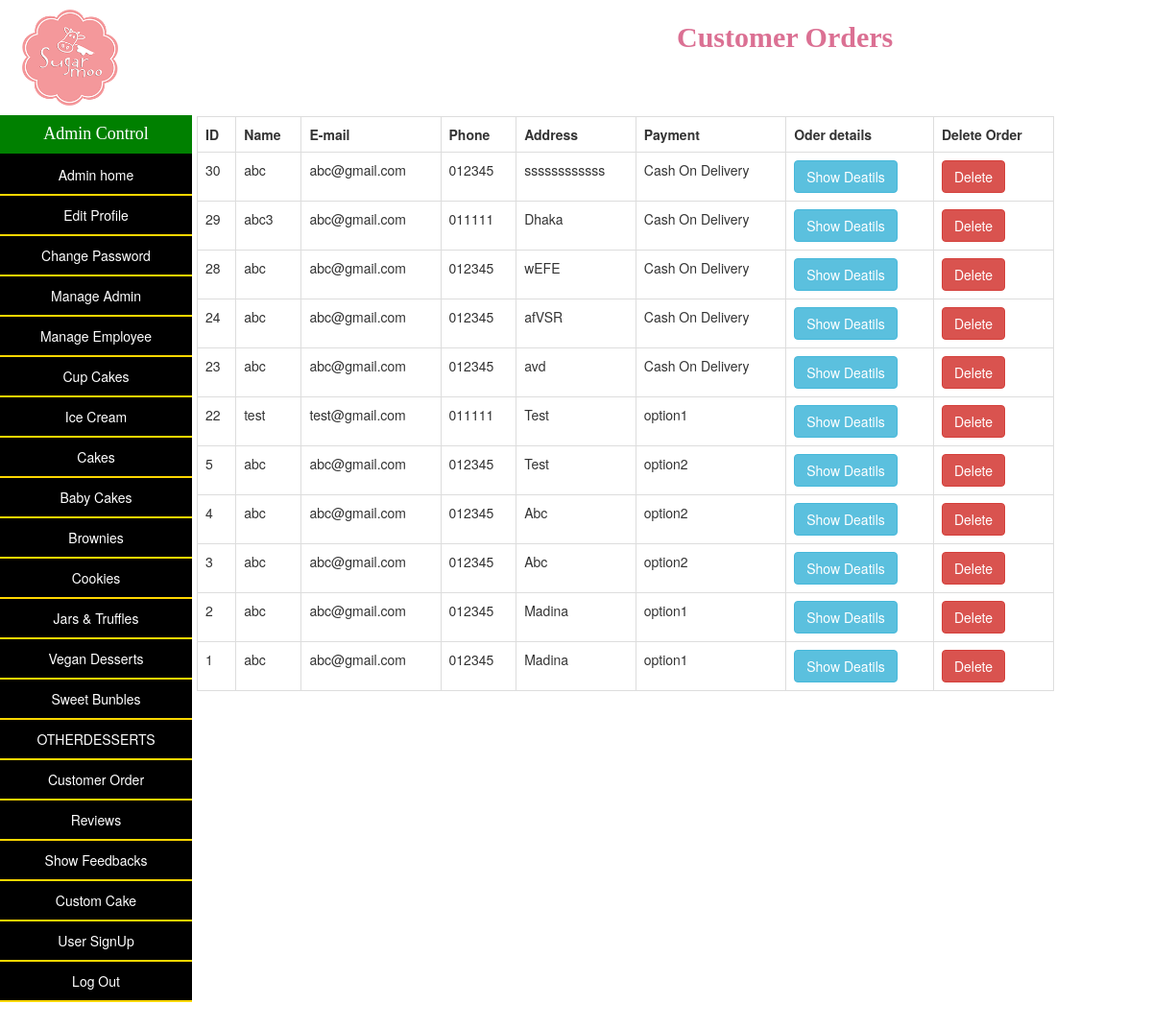
The page /admin/customer_order.php (signed in) on the database its author committed.
### tables this page shows
CREATE TABLE `order_manager` (
  `id` int(11) NOT NULL,
  `name` varchar(255) NOT NULL,
  `email` varchar(255) NOT NULL,
  `phone` varchar(255) NOT NULL,
  `address` varchar(255) NOT NULL,
  `payment` varchar(255) NOT NULL
);

### config/database.php (called while the page is built, shortened)
<?php
class Database{
    public $host = HOST;
    public $user = USER;
    public $password = PASSWORD;
    public $database = DATABASE;
    public $link;
    public function dbConnect(){
        $this->link = mysqli_connect($this->host, $this->user, $this->password, $this->database);
    }
    public function select($sql){
        $result = mysqli_query($this->link, $sql) or die($this->link->error.__LINE__);
        if(mysqli_num_rows($result) > 0){
            return $result;
        }else{
            return false;
        }
    }
}
?>

### admin/customer_order.php (the view, shortened to what this page needs)
<?php
include_once '../config/database.php';
$db = new Database();
?>
<!DOCTYPE html>
<html lang="">
<head>
    <link rel="stylesheet" href="https://maxcdn.bootstrapcdn.com/bootstrap/3.4.1/css/bootstrap.min.css">
    <link rel="stylesheet" type="text/css" href="fancyBox/jquery.fancybox.css" media="screen">
    <link rel="stylesheet" href="style.css">
</head>
<body>
    <div class="container-fluid" style="height:80%; padding:0;">
        <div class="row" style="height:100%;">
            <div class="col-md-2 text-center" id="navDiv">
                <img src="../images/nav-logo-new.png" alt="Company Logo" width="100px;" height="100px;" style="margin-left: -30px; margin-top: 10px;">
                <h4 id="title" style="width: 200px; margin-bottom: 0; font-family: cursive">Admin Control</h4>
                <ul id="navList" >
					<li><a href="admin_home.php">Admin home</a></li>
                    <li><a href="edit_profile.php">Edit Profile</a></li>
                    <li><a href="change_password.php">Change Password</a></li>
                    <li><a href="manage_admin.php">Manage Admin</a></li>
                    <li><a href="manage_employee.php">Manage Employee</a></li>
                    <li><a href="manage_cupcakes.php">Cup Cakes</a></li>
					<li><a href="manage_icecream.php">Ice Cream</a></li>
					<li><a href="manage_cakes.php">Cakes</a></li>
					<li><a href="manage_babycakes.php">Baby Cakes</a></li>
					<li><a href="manage_brownies.php">Brownies</a></li>
					<li><a href="manage_cookies.php">Cookies</a></li>
					<li><a href="manage_jars&truffles.php">Jars & Truffles</a></li>
					<li><a href="manage_vegandesserts.php">Vegan Desserts</a></li>
					<li><a href="manage_sweetbundle.php">Sweet Bunbles</a></li>
					<li><a href="manage_product.php">OTHERDESSERTS</a></li>
                    <li><a href="customer_order.php">Customer Order</a></li>
                    <li><a href="reviews.php">Reviews</a></li>
                    <li><a href="show_feedbacks.php">Show Feedbacks</a></li>
					<li><a href="custom_cake.php">Custom Cake</a></li>
					<li><a href="user_signup.php">User SignUp</a></li>
                    <li><a href="logout.php">Log Out</a></li>
                </ul>
            </div>
            <div class="col-md-9 " >
                <h2><b style="font-family: cursive; color: palevioletred; margin-left: 500px; ">Customer Orders</b></h2>
                <div class="card shadow">
                    <div class="card-header">
                        <div class="row">
                            <div class="col-md-6">
                                <h3 style="margin-left: -450px; color: palevioletred;">All Admin</h3>
                            </div>
                        </div>
                    </div>
                    <div class="card-body">
                        <table class="table table-bordered">
                            <tr>
                                <th>ID</th>
                                <th>Name</th>
                                <th>E-mail</th>
                                <th>Phone</th>
                                <th>Address</th>
                                <th>Payment</th>
                                <th>Oder details</th>
                                <th>Delete Order</th>
                            </tr>
							<?php
							$sql = "select * from order_manager order by id desc";
							$result = $db->select($sql);
							if($result){
								while($row = mysqli_fetch_assoc($result)){
							?>
							<tr>
								<td><?=$row['id']?></td>
								<td><?=$row['name']?></td>
								<td><?=$row['email']?></td>
                                <td><?=$row['phone']?></td>
								<td><?=$row['address']?></td>
								<td><?=$row['payment']?></td>
								<td><a href="order_details.php" class="btn btn-info">Show Deatils</a></td>
								<td>
									<a href="?deleteID=<?=$row['id']?>" onclick="return confirm('Are you sure you want to delete?')" class="btn btn-danger">Delete</a>
								</td>
							</tr>
							<?php
								}
							}
							?>
                        </table>
                    </div>
                </div>
            </div>
</body>
</html>

### admin/style.css (style rules this page uses)
html, body { height: 100%; }
#title { background-color: green; color: white; display: block; border-bottom: 2px solid black; padding: 10px; text-align: center; }
#navList { list-style-type: none; margin: 0; width: 200px; background-color: #e6ffe6; height: 100%; }
#navList li { margin-left: -40px; display: block; background-color:black; color: white; border-bottom: 2px solid #FFD700; padding: 10px; }
#navList a { display: block; text-decoration: none; color: inherit; }

### rows shown on the page
order_manager: id "30", name "abc", email "abc@gmail.com", phone "012345", address "ssssssssssss", payment "Cash On Delivery"
order_manager: id "29", name "abc3", email "abc@gmail.com", phone "011111", address "Dhaka", payment "Cash On Delivery"
order_manager: id "28", name "abc", email "abc@gmail.com", phone "012345", address "wEFE", payment "Cash On Delivery"
order_manager: id "24", name "abc", email "abc@gmail.com", phone "012345", address "afVSR", payment "Cash On Delivery"
order_manager: id "23", name "abc", email "abc@gmail.com", phone "012345", address "avd", payment "Cash On Delivery"
order_manager: id "22", name "test", email "test@gmail.com", phone "011111", address "Test", payment "option1"
order_manager: id "5", name "abc", email "abc@gmail.com", phone "012345", address "Test", payment "option2"
order_manager: id "4", name "abc", email "abc@gmail.com", phone "012345", address "Abc", payment "option2"
order_manager: id "3", name "abc", email "abc@gmail.com", phone "012345", address "Abc", payment "option2"
order_manager: id "2", name "abc", email "abc@gmail.com", phone "012345", address "Madina", payment "option1"
order_manager: id "1", name "abc", email "abc@gmail.com", phone "012345", address "Madina", payment "option1"
